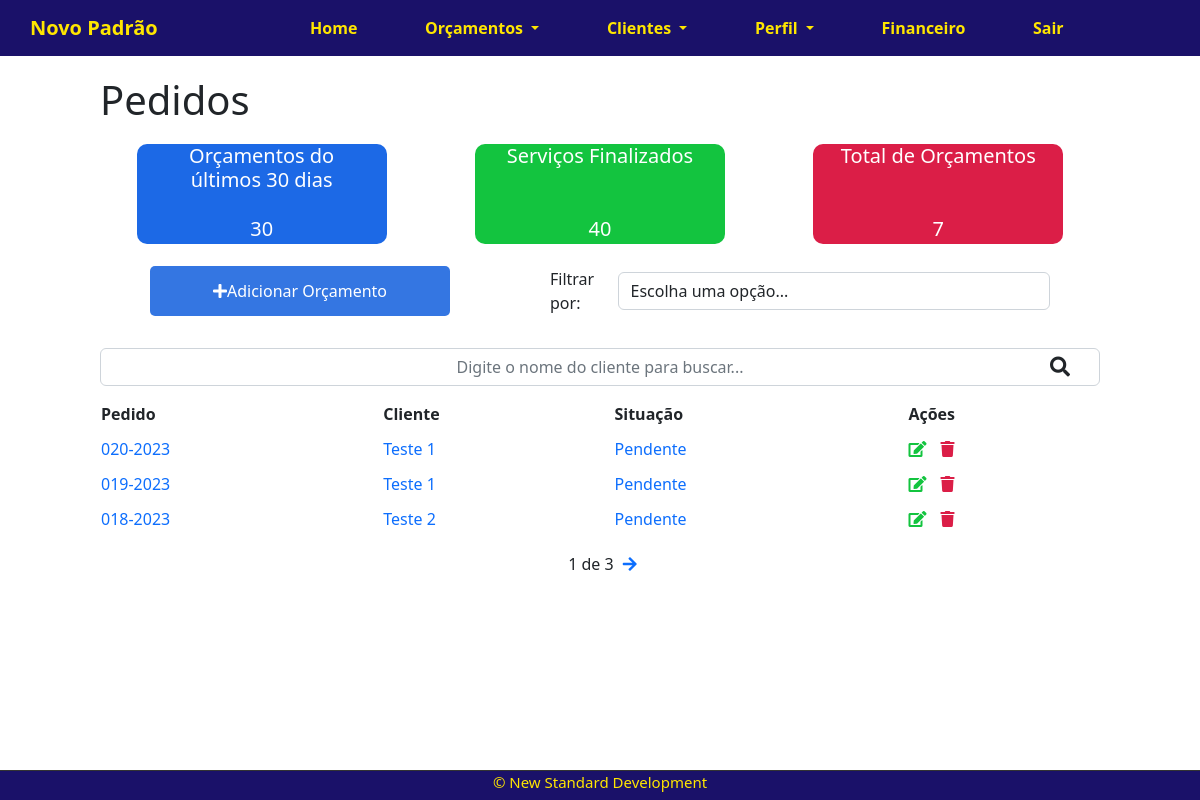
Before: /budgets/ (signed in) with the older database file.
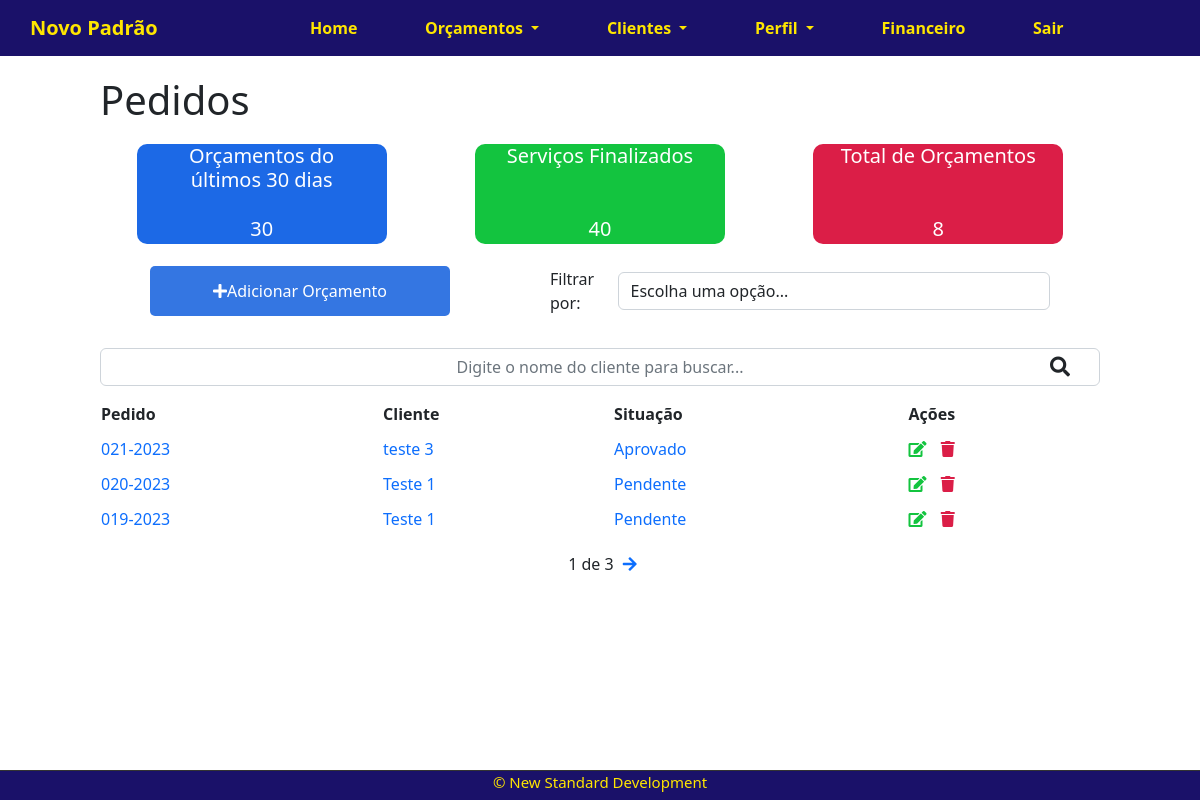
After: the same page with the newer database file.
### budgets/models.py (models this page shows, shortened)
class Budgets(models.Model):
    SITUATION = ("Pendente","Pendente"),("Aprovado","Aprovado"),("Cancelado","Cancelado"),("Em andamento","Em andamento"),("Concluido","Concluido")
    client = models.ForeignKey(Clients,  null=True, on_delete=models.SET_NULL)
    user = models.ForeignKey(get_user_model(),  null=True, on_delete=models.CASCADE)
    number_budgets = models.CharField(max_length=10,unique=True)
    reference = models.CharField(max_length=500, null=True,blank=True)
    situation = models.CharField(
        max_length=500,
        choices=SITUATION,
        null=True,
        blank=True,
        default="Pendente"
    )
    validity = models.DateField(null=True,blank=True)
    term = models.CharField(max_length=100,null=True,blank=True)
    obs = models.TextField(null=True,blank=True)
    create_at = models.DateTimeField(auto_now_add=True)
    update_at = models.DateTimeField(auto_now=True)

### company/models.py (models this page shows)
class Clients(models.Model):
    name = models.CharField(max_length=255 )
    client_type = models.CharField(
        max_length=25,
        choices=CLIENT_TYPE,
        null=True,
        blank=True,
        )
    user = models.ForeignKey(get_user_model(), on_delete=models.CASCADE)
    create_at = models.DateTimeField(auto_now_add=True)
    update_at = models.DateTimeField(auto_now=True)
    def __str__(self) -> str:
        if self.client_type == None:
            self.client_type = ''
        return '{} ' .format( self.name, self.client_type)

### budgets/views.py (the view)
# urls.py: path('budgets/', views.listBudgets, name='budgets-list'),
@login_required
def listBudgets(request):
    search = request.GET.get('search')
    filter = request.GET.get('filter-budgets')
    print(filter)
    if search:
        budgets = Budgets.objects.filter(client__name__icontains=search, user=request.user) or Budgets.objects.filter(number_budgets__icontains=search, user=request.user)
        if not budgets:
            messages.warning(request,"Sem resultados.")
    elif filter:
        budgets = Budgets.objects.filter(situation=filter, user=request.user).order_by('-create_at').filter(user = request.user)
        if not budgets:
            messages.warning(request,"Sem resultados.")
    else:
        budgets = Budgets.objects.all().order_by('-create_at').filter(user = request.user)
    if budgets:
        paginator = Paginator(budgets,3)
        page = request.GET.get('page')
        budgets = paginator.get_page(page)
    budgetsCount = Budgets.objects.all().filter(user=request.user).count()
    context = {
        'budgets': budgets ,
        'budgetsCount':budgetsCount}
    return render(request, 'budgets.html', context)

### budgets/templates/budgets.html (shortened to what this page needs)
{% extends 'base.html' %}
{% block content %}
<div class="offset-1 col-10 list-div">
    <h1>Pedidos</h1>
    <div class="flex-container dashboard-client">
        <div class="col-4 dashboard-client-box" id="dashboard-client-lastdays">
            <h4>Orçamentos do <br> últimos 30 dias</h4>
            <span>30</span>
        </div>
        <div class="col-4 dashboard-client-box" id="dashboard-client-done">
            <h4>Serviços Finalizados</h4>
            <span>40</span>
        </div>
        <div class="col-4 dashboard-client-box" id="dashboard-client-doing">
            <h4>Total de Orçamentos</h4>
            <span> {{ budgetsCount }}</span>
        </div>
    </div>
    <div class="flex-container filter-div">
        <div id="add-link">
            <a href="/budgets/newBudget/">
                <div class="col-2 add-div">
                    <i class="fas fa-plus"></i> Adicionar Orçamento
                </div>
            </a>
        </div>
        <div id="div-filter-span">
            <span>Filtrar por:</span>
            <select name="filter-budgets" id="filter-budgets" class="form-control">
                <option value="">Escolha uma opção...</option>
            </select>
        </div>
    </div>
    <div class=" flex-container search-div">
        <form method="GET" id="search-form">
            <input class="form-control" type="text" id="search" name="search"
                placeholder="Digite o nome do cliente para buscar..." value="{{ request.GET.search }}">
            <i class="fas fa-search" id="search-btn"></i>
        </form>
    </div>
    <div class="div-base-table">
        {% if budgets %}
        <table class="budgets-list">
            <thead>
                <tr>
                    <th>Pedido</th>
                    <th>Cliente</th>
                    <th>Situação</th>
                    <th>Ações</th>
                </tr>
            </thead>
            <tbody class="budgets-list-body">
                {% for budget in budgets %}
                <tr>
                    <td>
                        <span class="">
                            <a href="">{{budget.number_budgets}}
                            </a>
                        </span>
                    </td>
                    <td>
                        <span class="">
                            <a href="">
                                {% if budget.client%}
                                {{budget.client}}
                                {% endif%}
                            </a>
                        </span>
                    </td>
                    <td>
                        <span class="">
                            <a href="">
                                {{budget.situation}}
                            </a>
                        </span>
                    </td>
                    <td class="buttons-actions">
                        <a href="">
                            <span>
                                <i class="fas fa-edit "></i>
                            </span>
                        </a>
                        <a href="" class="delete-btn">
                            <span>
                                <i class="fas fa-trash"></i>
                            </span>
                        </a>
                    </td>
                </tr>
                {%endfor %}
            </tbody>
        </table>
        {% else %}
        <div id="reload-budgets">
            <a href="/budgets">
                <button class="btn btn-primary">Recarregar</button>
            </a>
        </div>
        {% endif %}
    </div>
    {% if budgetsCount > 3 %}
    <div class="pagination">
        <span class="step-links">
            {% if budgets.paginator.num_pages %}
            <span class="current">
                {{ budgets.number }} de {{ budgets.paginator.num_pages }}
            </span>
            {% endif %}
            {% if budgets.has_next %}
            <a href="?page={{ budgets.next_page_number }}"><i class="fas fa-arrow-right"></i></a>
            {% endif %}
        </span>
    </div>
    {% else %}
    <div class="pagination"></div>
    {% endif %}
</div>
{% endblock %}

### company/templates/base.html (shortened to what this page needs)
{% load static %}
<!DOCTYPE html>
<html lang="pt">
<head>
    <link href="{% static 'fontawesomefree/css/fontawesome.css' %}" rel="stylesheet" type="text/css">
    <link href="{% static 'fontawesomefree/css/brands.css' %}" rel="stylesheet" type="text/css">
    <link href="{% static 'fontawesomefree/css/solid.css' %}" rel="stylesheet" type="text/css">
    <link rel="stylesheet" href="https://use.fontawesome.com/releases/v5.7.2/css/all.css"
>
    <link rel="stylesheet" href="https://cdn.jsdelivr.net/npm/bootstrap@5.2.3/dist/css/bootstrap.min.css">
    <link rel="stylesheet" href="{% static 'css/style.css' %}">
</head>
<body>
    <div class="container-fluid">
        <nav class="navbar navbar-expand-sm navbar-light ">
            <a class="navbar-brand" href="/">Novo Padrão</a>
            <div class="collapse navbar-collapse list-dropdown" id="conteudoNavbarSuportado">
                <ul class="navbar-nav mr-auto">
                    <li class="nav-item active">
                        <a class="nav-link" href="/">Home </a>
                    </li>
                    {% if user.is_authenticated %}
                    <li class="nav-item dropdown">
                        <a class="nav-link dropdown-toggle" href="#" id="navbarDropdown" role="button"
                            data-toggle="dropdown" aria-haspopup="true" aria-expanded="false">
                            Orçamentos
                        </a>
                    </li>
                    <li class="nav-item dropdown">
                        <a class="nav-link dropdown-toggle" href="#" id="navbarDropdown" role="button"
                            data-toggle="dropdown" aria-haspopup="true" aria-expanded="false">
                            Clientes
                        </a>
                    </li>
                    <li class="nav-item dropdown">
                        <a class="nav-link dropdown-toggle" href="" id="navbarDropdown" role="button"
                            data-toggle="dropdown" aria-haspopup="true" aria-expanded="false">
                            Perfil
                        </a>
                    </li>
                    <li class="nav-item">
                        <a class="nav-link" href="#">Financeiro</a>
                    </li>
                    {% endif %}
                    {% if user.is_authenticated %}
                    <li class="nav-item">
                        <a class="nav-link" href="/accounts/logout">Sair</a>
                    </li>
                    {% endif %}
                </ul>
            </div>
        </nav>
        {% if user.is_authenticated %}
        <div class="div-base">
            {% block content %}
            {% endblock %}
        </div>
        {% endif %}
        <footer class="fixar-rodape">
            <p>&copy New Standard Development</p>
        </footer>
    </div>
</body>
</html>

### company/static/css/style.css (style rules this page uses)
body { width: 100%; }
.fixar-rodape { border-top: 1px solid #333; bottom: 0; left: 0; height: 30px; position: fixed; width: 100%; text-align: center; background-color: #1a1169; color: #ffe600; font-size: 15px; margin-top: 10px; }

### company/static/css/base.css (style rules this page uses)
.container-fluid { padding: 0; margin: 0; height: 100%; }
.div-base { display: flex; align-items: center; justify-content: center; }

### company/static/css/Navbar.css (style rules this page uses)
.navbar { background-color: #1a1169; width: 100%; color: #d0ff00; align-items: center; }
.navbar a { padding-left: 30px; font-weight: bold; font-size: 20px; color: #ffe600; }
.navbar ul li a { font-size: 100%; }
h1 { margin-top: 20px; margin-bottom: 20px; }
.list-dropdown { width: 100%; justify-content: center; }
.list-dropdown ul { justify-content: space-around; width: 80%; }

### company/static/css/DashboardClients.css (style rules this page uses)
.dashboard-client { padding: 0; width: 100%; display: flex; margin-bottom: 20px; justify-content: space-around; }
.dashboard-client h4 { font-size: 20px }
.dashboard-client span { font-size: 100%; display: flex; justify-content: center; width: 100%; }
.dashboard-client-box { float: left; background-color: #DFDFDF; color: #FFF; display: flex; flex-direction: column; justify-content: space-between; box-sizing: border-box; height: 100px; width: 250px; text-align: center; align-items: center; border-radius: 10px; }
.dashboard-client-box span { font-size: 20px; }
.dashboard-client-box:nth-child(2) { margin-left: 1.5%; margin-right: 1.5%; }
#dashboard-client-lastdays { background-color: #1c69e6; }
#dashboard-client-done { background-color: #13c43f; }
#dashboard-client-doing { background-color: #db1e47; }
#add-link { width: 30%; text-decoration: none; align-items: center; }
#add-link a { text-decoration: none; }
.add-div { background-color: #3476e2; cursor: pointer; color: #FFF; text-align: center; border-radius: 5px; width: 100%; height: 50px; display: flex; font-size: 100%; align-items: center; justify-content: center; }
.fas.fa-plus { color: #FFF; font-size: 100%; text-align: center; }
.filter-div { margin-bottom: 0; padding: 0; display: flex; justify-content: space-around; align-items: center; width: 100%; }
#div-filter-span { width: 50%; display: flex; align-items: center; justify-content: space-around; }
.search-div { padding: 0; margin-top: 30px; margin-bottom: 15px; width: 100%; }
#search-form { display: flex; position: relative; align-items: center; width: 100%; text-align: center; justify-content: right; }
#search-form input { text-align: center; }
#search-btn { width: 50px; font-size: 20px; display: flex; position: absolute; float: right; }
.fas.fa-search { cursor: pointer; }
.list-div { padding: 0; margin-left: 0; }
.div-base-table { display: flex; flex-direction: column; justify-content: center; margin-bottom: 20px; }
.buttons-actions a { text-decoration: none; }
.fas.fa-trash { color: #db1e47; cursor: pointer; padding-left: 10px; }
.fas.fa-edit { color: #13c43f; cursor: pointer; }
.pagination { margin-bottom: 50px; }
.step-links { position: relative; margin-left: auto; margin-right: auto; }
.step-links .current { margin-left: 5px; margin-right: 5px; }

### company/static/css/ViewClient.css (style rules this page uses)
.client-view input[type=text], select { width: 100%; padding: 5px 10px; margin: 8px 0; display: inline-block; border: 1px solid #ccc; border-radius: 4px; box-sizing: border-box; }

### company/static/css/listBudgets.css (style rules this page uses)
.budgets-list-body a { text-decoration: none; }
.budgets-list-body td { padding-top: 10px; }

Changed rows visible on the page:
no longer on this page (row unchanged): Budgets: number_budgets "018-2023", client "Teste 2", situation "Pendente"
added Budgets: number_budgets "021-2023", client "teste 3", situation "Aprovado"
Other visible differences:
{{ budgetsCount }}: "7" → "8"
